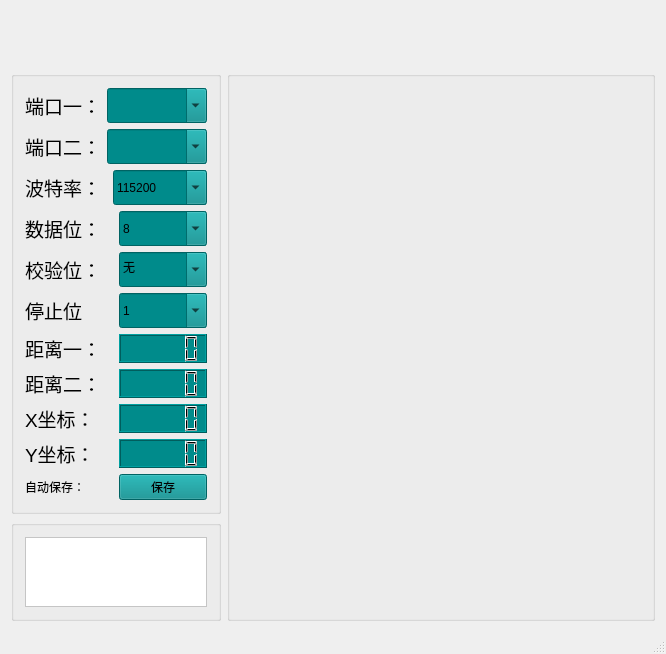
<?xml version="1.0" encoding="UTF-8"?>
<ui version="4.0">
 <class>MainWindow</class>
 <widget class="QMainWindow" name="MainWindow">
  <property name="geometry">
   <rect>
    <x>0</x>
    <y>0</y>
    <width>664</width>
    <height>638</height>
   </rect>
  </property>
  <property name="windowTitle">
   <string>MainWindow</string>
  </property>
  <property name="layoutDirection">
   <enum>Qt::LeftToRight</enum>
  </property>
  <property name="styleSheet">
   <string notr="true"/>
  </property>
  <widget class="QWidget" name="centralWidget">
   <layout class="QVBoxLayout" name="verticalLayout_6">
    <item>
     <spacer name="horizontalSpacer">
      <property name="orientation">
       <enum>Qt::Horizontal</enum>
      </property>
      <property name="sizeHint" stdset="0">
       <size>
        <width>40</width>
        <height>20</height>
       </size>
      </property>
     </spacer>
    </item>
    <item>
     <spacer name="horizontalSpacer_3">
      <property name="orientation">
       <enum>Qt::Horizontal</enum>
      </property>
      <property name="sizeHint" stdset="0">
       <size>
        <width>40</width>
        <height>20</height>
       </size>
      </property>
     </spacer>
    </item>
    <item>
     <spacer name="horizontalSpacer_2">
      <property name="orientation">
       <enum>Qt::Horizontal</enum>
      </property>
      <property name="sizeHint" stdset="0">
       <size>
        <width>40</width>
        <height>20</height>
       </size>
      </property>
     </spacer>
    </item>
    <item>
     <layout class="QHBoxLayout" name="horizontalLayout_8">
      <item>
       <layout class="QVBoxLayout" name="verticalLayout_3">
        <item>
         <widget class="QGroupBox" name="groupBox">
          <property name="maximumSize">
           <size>
            <width>450</width>
            <height>16777215</height>
           </size>
          </property>
          <property name="styleSheet">
           <string notr="true"/>
          </property>
          <property name="title">
           <string/>
          </property>
          <layout class="QVBoxLayout" name="verticalLayout_7">
           <item>
            <layout class="QVBoxLayout" name="verticalLayout_2">
             <item>
              <layout class="QHBoxLayout" name="horizontalLayout">
               <item>
                <widget class="QLabel" name="label_5">
                 <property name="styleSheet">
                  <string notr="true"/>
                 </property>
                 <property name="text">
                  <string>&lt;html&gt;&lt;head/&gt;&lt;body&gt;&lt;p&gt;&lt;span style=&quot; font-size:14pt;&quot;&gt;端口一：&lt;/span&gt;&lt;/p&gt;&lt;/body&gt;&lt;/html&gt;</string>
                 </property>
                </widget>
               </item>
               <item>
                <widget class="QComboBox" name="comboBoxPort">
                 <property name="font">
                  <font>
                   <family>宋体</family>
                   <pointsize>14</pointsize>
                   <weight>50</weight>
                   <bold>false</bold>
                  </font>
                 </property>
                 <property name="styleSheet">
                  <string notr="true">background-color: rgb(0, 139, 139);</string>
                 </property>
                 <property name="editable">
                  <bool>true</bool>
                 </property>
                </widget>
               </item>
              </layout>
             </item>
             <item>
              <layout class="QHBoxLayout" name="horizontalLayout_11">
               <item>
                <widget class="QLabel" name="label_11">
                 <property name="styleSheet">
                  <string notr="true"/>
                 </property>
                 <property name="text">
                  <string>&lt;html&gt;&lt;head/&gt;&lt;body&gt;&lt;p&gt;&lt;span style=&quot; font-size:14pt;&quot;&gt;端口二：&lt;/span&gt;&lt;/p&gt;&lt;/body&gt;&lt;/html&gt;</string>
                 </property>
                </widget>
               </item>
               <item>
                <widget class="QComboBox" name="comboBoxPortTwo">
                 <property name="font">
                  <font>
                   <family>宋体</family>
                   <pointsize>14</pointsize>
                   <weight>50</weight>
                   <bold>false</bold>
                  </font>
                 </property>
                 <property name="styleSheet">
                  <string notr="true">background-color: rgb(0, 139, 139);</string>
                 </property>
                 <property name="editable">
                  <bool>true</bool>
                 </property>
                </widget>
               </item>
              </layout>
             </item>
             <item>
              <layout class="QHBoxLayout" name="horizontalLayout_2">
               <item>
                <widget class="QLabel" name="label_6">
                 <property name="styleSheet">
                  <string notr="true"/>
                 </property>
                 <property name="text">
                  <string>&lt;html&gt;&lt;head/&gt;&lt;body&gt;&lt;p&gt;&lt;span style=&quot; font-size:14pt;&quot;&gt;波特率：&lt;/span&gt;&lt;/p&gt;&lt;/body&gt;&lt;/html&gt;</string>
                 </property>
                </widget>
               </item>
               <item>
                <widget class="QComboBox" name="comboBoxBaudRate">
                 <property name="font">
                  <font>
                   <family>宋体</family>
                   <pointsize>14</pointsize>
                   <weight>50</weight>
                   <bold>false</bold>
                  </font>
                 </property>
                 <property name="styleSheet">
                  <string notr="true">background-color: rgb(0, 139, 139);</string>
                 </property>
                 <property name="editable">
                  <bool>true</bool>
                 </property>
                 <item>
                  <property name="text">
                   <string>115200</string>
                  </property>
                 </item>
                 <item>
                  <property name="text">
                   <string>9600</string>
                  </property>
                 </item>
                </widget>
               </item>
              </layout>
             </item>
             <item>
              <layout class="QHBoxLayout" name="horizontalLayout_3">
               <item>
                <widget class="QLabel" name="label_7">
                 <property name="styleSheet">
                  <string notr="true"/>
                 </property>
                 <property name="text">
                  <string>&lt;html&gt;&lt;head/&gt;&lt;body&gt;&lt;p&gt;&lt;span style=&quot; font-size:14pt;&quot;&gt;数据位：&lt;/span&gt;&lt;/p&gt;&lt;/body&gt;&lt;/html&gt;</string>
                 </property>
                </widget>
               </item>
               <item>
                <widget class="QComboBox" name="comboBoxData">
                 <property name="font">
                  <font>
                   <family>宋体</family>
                   <pointsize>14</pointsize>
                   <weight>50</weight>
                   <bold>false</bold>
                  </font>
                 </property>
                 <property name="styleSheet">
                  <string notr="true">background-color: rgb(0, 139, 139);</string>
                 </property>
                 <property name="editable">
                  <bool>true</bool>
                 </property>
                 <item>
                  <property name="text">
                   <string>8</string>
                  </property>
                 </item>
                 <item>
                  <property name="text">
                   <string>7</string>
                  </property>
                 </item>
                </widget>
               </item>
              </layout>
             </item>
             <item>
              <layout class="QHBoxLayout" name="horizontalLayout_4">
               <item>
                <widget class="QLabel" name="label_8">
                 <property name="styleSheet">
                  <string notr="true"/>
                 </property>
                 <property name="text">
                  <string>&lt;html&gt;&lt;head/&gt;&lt;body&gt;&lt;p&gt;&lt;span style=&quot; font-size:14pt;&quot;&gt;校验位：&lt;/span&gt;&lt;/p&gt;&lt;/body&gt;&lt;/html&gt;</string>
                 </property>
                </widget>
               </item>
               <item>
                <widget class="QComboBox" name="comboBoxCheck">
                 <property name="font">
                  <font>
                   <family>宋体</family>
                   <pointsize>14</pointsize>
                   <weight>50</weight>
                   <bold>false</bold>
                  </font>
                 </property>
                 <property name="styleSheet">
                  <string notr="true">background-color: rgb(0, 139, 139);</string>
                 </property>
                 <property name="editable">
                  <bool>true</bool>
                 </property>
                 <item>
                  <property name="text">
                   <string>无</string>
                  </property>
                 </item>
                 <item>
                  <property name="text">
                   <string>奇</string>
                  </property>
                 </item>
                 <item>
                  <property name="text">
                   <string>偶</string>
                  </property>
                 </item>
                </widget>
               </item>
              </layout>
             </item>
             <item>
              <layout class="QHBoxLayout" name="horizontalLayout_5">
               <item>
                <widget class="QLabel" name="label_9">
                 <property name="styleSheet">
                  <string notr="true"/>
                 </property>
                 <property name="text">
                  <string>&lt;html&gt;&lt;head/&gt;&lt;body&gt;&lt;p&gt;&lt;span style=&quot; font-size:14pt;&quot;&gt;停止位&lt;/span&gt;&lt;/p&gt;&lt;/body&gt;&lt;/html&gt;</string>
                 </property>
                </widget>
               </item>
               <item>
                <widget class="QComboBox" name="comboBoxStop">
                 <property name="font">
                  <font>
                   <family>宋体</family>
                   <pointsize>14</pointsize>
                   <weight>50</weight>
                   <bold>false</bold>
                  </font>
                 </property>
                 <property name="styleSheet">
                  <string notr="true">background-color: rgb(0, 139, 139);</string>
                 </property>
                 <property name="editable">
                  <bool>true</bool>
                 </property>
                 <item>
                  <property name="text">
                   <string>1</string>
                  </property>
                 </item>
                 <item>
                  <property name="text">
                   <string>2</string>
                  </property>
                 </item>
                </widget>
               </item>
              </layout>
             </item>
             <item>
              <layout class="QHBoxLayout" name="horizontalLayout_7">
               <item>
                <widget class="QLabel" name="label">
                 <property name="styleSheet">
                  <string notr="true"/>
                 </property>
                 <property name="text">
                  <string>&lt;html&gt;&lt;head/&gt;&lt;body&gt;&lt;p&gt;&lt;span style=&quot; font-size:14pt;&quot;&gt;距离一：&lt;/span&gt;&lt;/p&gt;&lt;/body&gt;&lt;/html&gt;</string>
                 </property>
                </widget>
               </item>
               <item>
                <widget class="QLCDNumber" name="lcdNumberX">
                 <property name="font">
                  <font>
                   <family>宋体</family>
                   <pointsize>20</pointsize>
                   <weight>50</weight>
                   <bold>false</bold>
                  </font>
                 </property>
                 <property name="styleSheet">
                  <string notr="true">background-color: rgb(0, 139, 139);</string>
                 </property>
                </widget>
               </item>
              </layout>
             </item>
             <item>
              <layout class="QHBoxLayout" name="horizontalLayout_10">
               <item>
                <widget class="QLabel" name="label_2">
                 <property name="styleSheet">
                  <string notr="true"/>
                 </property>
                 <property name="text">
                  <string>&lt;html&gt;&lt;head/&gt;&lt;body&gt;&lt;p&gt;&lt;span style=&quot; font-size:14pt;&quot;&gt;距离二：&lt;/span&gt;&lt;/p&gt;&lt;/body&gt;&lt;/html&gt;</string>
                 </property>
                </widget>
               </item>
               <item>
                <widget class="QLCDNumber" name="lcdNumberY">
                 <property name="font">
                  <font>
                   <family>宋体</family>
                   <pointsize>20</pointsize>
                   <weight>50</weight>
                   <bold>false</bold>
                  </font>
                 </property>
                 <property name="styleSheet">
                  <string notr="true">background-color: rgb(0, 139, 139);</string>
                 </property>
                </widget>
               </item>
              </layout>
             </item>
             <item>
              <layout class="QHBoxLayout" name="horizontalLayout_9">
               <item>
                <widget class="QLabel" name="label_4">
                 <property name="styleSheet">
                  <string notr="true"/>
                 </property>
                 <property name="text">
                  <string>&lt;html&gt;&lt;head/&gt;&lt;body&gt;&lt;p&gt;&lt;span style=&quot; font-size:14pt;&quot;&gt;X坐标：&lt;/span&gt;&lt;/p&gt;&lt;/body&gt;&lt;/html&gt;</string>
                 </property>
                </widget>
               </item>
               <item>
                <widget class="QLCDNumber" name="lcdNumberX_2">
                 <property name="font">
                  <font>
                   <family>宋体</family>
                   <pointsize>20</pointsize>
                   <weight>50</weight>
                   <bold>false</bold>
                  </font>
                 </property>
                 <property name="styleSheet">
                  <string notr="true">background-color: rgb(0, 139, 139);</string>
                 </property>
                </widget>
               </item>
              </layout>
             </item>
             <item>
              <layout class="QHBoxLayout" name="horizontalLayout_12">
               <item>
                <widget class="QLabel" name="label_10">
                 <property name="styleSheet">
                  <string notr="true"/>
                 </property>
                 <property name="text">
                  <string>&lt;html&gt;&lt;head/&gt;&lt;body&gt;&lt;p&gt;&lt;span style=&quot; font-size:14pt;&quot;&gt;Y坐标：&lt;/span&gt;&lt;/p&gt;&lt;/body&gt;&lt;/html&gt;</string>
                 </property>
                </widget>
               </item>
               <item>
                <widget class="QLCDNumber" name="lcdNumberY_2">
                 <property name="font">
                  <font>
                   <family>宋体</family>
                   <pointsize>20</pointsize>
                   <weight>50</weight>
                   <bold>false</bold>
                  </font>
                 </property>
                 <property name="styleSheet">
                  <string notr="true">background-color: rgb(0, 139, 139);</string>
                 </property>
                </widget>
               </item>
              </layout>
             </item>
             <item>
              <layout class="QHBoxLayout" name="horizontalLayout_6">
               <item>
                <widget class="QLabel" name="label_3">
                 <property name="styleSheet">
                  <string notr="true"/>
                 </property>
                 <property name="text">
                  <string>自动保存：</string>
                 </property>
                </widget>
               </item>
               <item>
                <widget class="QPushButton" name="pushButtonSave">
                 <property name="styleSheet">
                  <string notr="true">background-color: rgb(0, 139, 139);</string>
                 </property>
                 <property name="text">
                  <string>保存</string>
                 </property>
                </widget>
               </item>
              </layout>
             </item>
            </layout>
           </item>
          </layout>
          <zorder></zorder>
         </widget>
        </item>
        <item>
         <widget class="QGroupBox" name="groupBox_3">
          <property name="minimumSize">
           <size>
            <width>0</width>
            <height>0</height>
           </size>
          </property>
          <property name="maximumSize">
           <size>
            <width>450</width>
            <height>16777215</height>
           </size>
          </property>
          <property name="title">
           <string/>
          </property>
          <layout class="QVBoxLayout" name="verticalLayout">
           <item>
            <widget class="QTextEdit" name="textEditRead">
             <property name="font">
              <font>
               <family>宋体</family>
               <pointsize>16</pointsize>
               <weight>50</weight>
               <bold>false</bold>
              </font>
             </property>
             <property name="styleSheet">
              <string notr="true">background-color: rgb(255, 255, 255);</string>
             </property>
             <property name="frameShadow">
              <enum>QFrame::Sunken</enum>
             </property>
             <property name="lineWidth">
              <number>1</number>
             </property>
             <property name="tabStopWidth">
              <number>80</number>
             </property>
            </widget>
           </item>
          </layout>
         </widget>
        </item>
       </layout>
      </item>
      <item>
       <widget class="QGroupBox" name="groupBox_2">
        <property name="styleSheet">
         <string notr="true"/>
        </property>
        <property name="title">
         <string/>
        </property>
        <layout class="QVBoxLayout" name="verticalLayout_5">
         <item>
          <layout class="QVBoxLayout" name="verticalLayout_4">
           <item>
            <widget class="QCustomPlot" name="customPlot" native="true">
             <property name="minimumSize">
              <size>
               <width>400</width>
               <height>0</height>
              </size>
             </property>
            </widget>
           </item>
          </layout>
         </item>
        </layout>
        <zorder></zorder>
       </widget>
      </item>
     </layout>
    </item>
   </layout>
   <zorder>horizontalSpacer</zorder>
   <zorder>horizontalSpacer_2</zorder>
   <zorder>horizontalSpacer_3</zorder>
  </widget>
  <widget class="QStatusBar" name="statusBar"/>
 </widget>
 <layoutdefault spacing="6" margin="11"/>
 <customwidgets>
  <customwidget>
   <class>QCustomPlot</class>
   <extends>QWidget</extends>
   <header>qcustomplot.h</header>
   <container>1</container>
  </customwidget>
 </customwidgets>
 <tabstops>
  <tabstop>pushButtonSave</tabstop>
  <tabstop>comboBoxPortTwo</tabstop>
  <tabstop>comboBoxBaudRate</tabstop>
  <tabstop>comboBoxData</tabstop>
  <tabstop>comboBoxCheck</tabstop>
  <tabstop>comboBoxStop</tabstop>
  <tabstop>comboBoxPort</tabstop>
  <tabstop>textEditRead</tabstop>
 </tabstops>
 <resources/>
 <connections/>
</ui>
